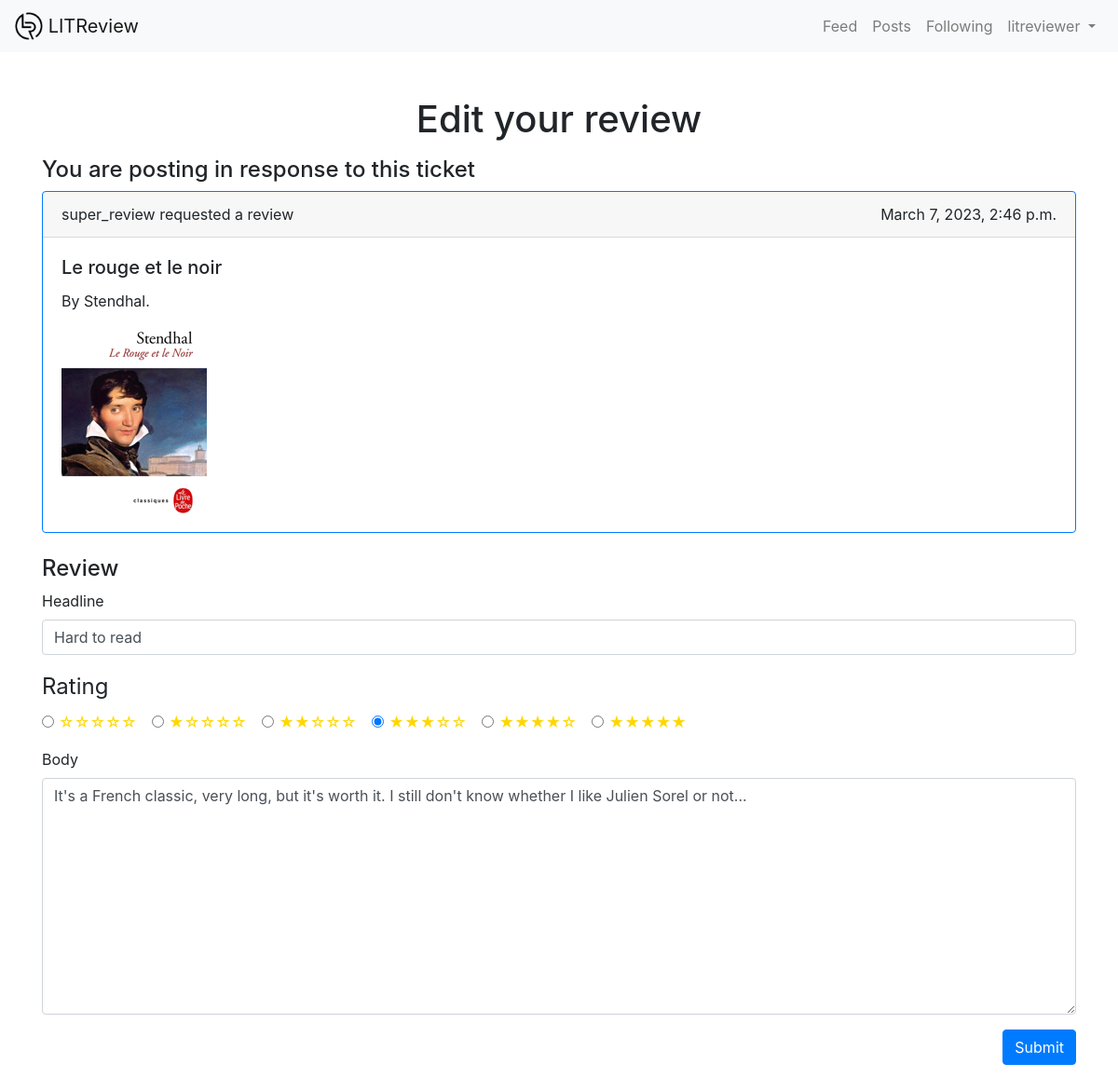
/reviews/32/edit_review/ (signed in), run on the app's committed database.
### authentication/models.py (models this page shows)
class User(AbstractUser):
    follows = models.ManyToManyField(
        'self',
        symmetrical=False,
        blank=True
    )

### reviews/models.py (models this page shows, shortened)
class Ticket(models.Model):
    IMAGE_MAX_SIZE = (700, 200)
    title = models.CharField(max_length=128)
    description = models.TextField(max_length=2048, blank=True)
    user = models.ForeignKey(to=settings.AUTH_USER_MODEL,
                             on_delete=models.CASCADE)
    image = models.ImageField(null=True, blank=True)
    time_created = models.DateTimeField(auto_now_add=True)

class Review(models.Model):
    class Rating(models.IntegerChoices):
        ZERO = 0, '☆☆☆☆☆'
        ONE = 1, '★☆☆☆☆'
        TWO = 2, '★★☆☆☆'
        THREE = 3, '★★★☆☆'
        FOUR = 4, '★★★★☆'
        FIVE = 5, '★★★★★'
    ticket = models.ForeignKey(to=Ticket, on_delete=models.CASCADE)
    rating = models.PositiveSmallIntegerField(
        validators=[MinValueValidator(0), MaxValueValidator(5)],
        choices=Rating.choices,
        default=Rating.ZERO)
    headline = models.CharField(max_length=128)
    body = models.TextField(max_length=8192, blank=True)
    user = models.ForeignKey(to=settings.AUTH_USER_MODEL,
                             on_delete=models.CASCADE)
    time_created = models.DateTimeField(auto_now_add=True)

### reviews/views.py (the view)
# urls.py: path('reviews/<int:review_id>/edit_review/',
@login_required
def edit_review(request, review_id):
    review = get_object_or_404(models.Review, id=review_id)
    if request.user != review.user:
        messages.error(request,
                       "You don't have permission to edit this review.")
        return redirect('posts')
    form = forms.ReviewForm(instance=review)
    if request.method == 'POST':
        form = forms.ReviewForm(request.POST, instance=review)
        if form.is_valid():
            form.save()
            return redirect('posts')
    return render(request,
                  'reviews/edit_review.html',
                  context={'review': review,
                           'form': form})

### reviews/forms.py
class ReviewForm(forms.ModelForm):
    def __init__(self, *args, **kwargs):
        super().__init__(*args, **kwargs)
        self.helper = FormHelper()
        self.helper.layout = Layout(
            'headline',
            InlineRadios('rating', css_class='stars'),
            'body'
        )
        self.helper.form_tag = False
        self.helper.disable_csrf = True
    class Meta:
        model = models.Review
        fields = ['headline', 'rating', 'body']
        widgets = {'rating': forms.RadioSelect()}

### reviews/templatetags/reviews_extras.py (called while the page is built)
@register.simple_tag(takes_context=True)
def get_poster_display(context, user):
    if context['user'] == user:
        return 'You'
    return user.username

### reviews/templates/reviews/edit_review.html (shortened to what this page needs)
{% extends 'base.html' %}
{% load crispy_forms_tags %}
{% block content %}
<h1 class="text-center mt-5 mb-3">Edit your review</h1>
<h4>You are posting in response to this ticket</h4>
{% include 'reviews/partials/ticket_snippet.html' with ticket=review.ticket reviewing=True %}
<h4 class="mt-4">Review</h4>
<form method="post">
    {% crispy form %}
    <input class=" btn btn-primary float-right mb-5" type="submit" value="Submit">
</form>
{% endblock %}

### templates/base.html (shortened to what this page needs)
{% load static %}
{% load bootstrap4 %}
{% bootstrap_css %}
<html>
    <head>
        <link rel="stylesheet" href="{% static 'styles.css' %}">
    </head>
    <body>
        <nav class="navbar sticky-top navbar-expand-md navbar-light bg-light">
            <a class="navbar-brand" href="{% url 'feed' %}">
                <img src="{% static 'media/LITReview_Logo_Sq.png' %}" width="30" height="30" class="d-inline-block align-top" alt="">
                LITReview
            </a>
            <div class="collapse navbar-collapse" id="navbarNav">
                <ul class="navbar-nav ml-auto">
                    {% if user.is_authenticated %}
                        <li class="nav-item"><a class="nav-link" href="{% url 'feed' %}">Feed</a></li>
                        <li class="nav-item"><a class="nav-link" href="{% url 'posts' %}">Posts</a></li>
                        <li class="nav-item"><a class="nav-link" href="{% url 'following' %}">Following</a></li>
                        <li class="nav-item dropdown">
                            <a class="nav-link dropdown-toggle" href="#" role="button" data-toggle="dropdown" aria-expanded="false">
                                {{ user.username }}
                            </a>
                        </li>
                    {% endif %}
                </ul>
            </div>
        </nav>
        <div class="container">
            {% block content %}{% endblock %}
        </div>
    </body>
</html>

### reviews/templates/reviews/partials/ticket_snippet.html (shortened to what this page needs)
{% load reviews_extras %}
<div class="card border-primary my-2">
    <div class="card-header d-flex">
        <span class="flex-fill ">{% get_poster_display ticket.user %} requested a review</span>
        <span class="flex-fill text-right">{{ ticket.time_created }}</span>
    </div>
    <div class="card-body">
        <h5 class="card-title">{{ ticket.title }}</h5>
        <div class="card-text">{{ ticket.description }}</div>
        <div class="row align-items-end">
            <div class="card-img-container mt-3 col">
            {% if ticket.image %}
                  <img src="{{ ticket.image.url }}" alt="">
            {% endif %}
            </div>
        </div>
    </div>
</div>

### static/styles.css (style rules this page uses)
.card-img-container img { max-width: 100%; height: auto; }
.stars { color: gold; }

### data on the page
User: username "litreviewer"
Ticket: user.username "super_review", time_created "March 7, 2023, 2:46 p.m.", title "Le rouge et le noir", description "By Stendhal.", image (picture)
Review: headline "Hard to read", rating "☐ ☆☆☆☆☆ ☐ ★☆☆☆☆ ☐ ★★☆☆☆ ☑ ★★★☆☆ ☐ ★★★★☆ ☐ ★★★★★", body "It's a French classic, very long, but it's worth it. I still don't know whether I like Julien Sorel or not..."
